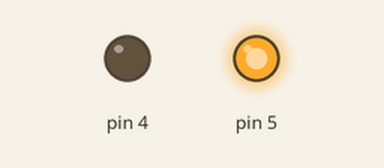
The sketch below on a simulated Arduino Uno, built with avr-gcc and run on an emulated ATmega328P. Parts: output pins drawn as LEDs (lit = HIGH).

Above: at 0.1 s.
Timing chart, 0 to 1.6 s (numbered marks = the images above):
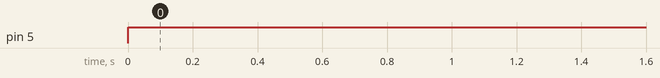

Measured:
- by itself, pin 5: LOW → HIGH at 0.00 s

The sketch:

dc_motor_kullan_m1.ino
```cpp
// C++ code
//
void setup()
{
  pinMode(4, OUTPUT);
  pinMode(5, OUTPUT);
}

void loop()
{
  digitalWrite(4, LOW);
  digitalWrite(5, HIGH);
  delay(1000); // Wait for 1000 millisecond(s)
}
```
